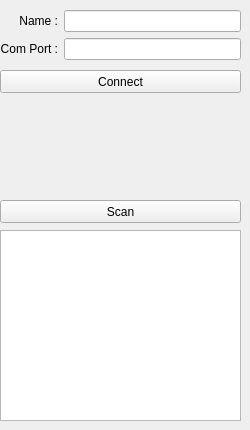
    <widget class="QWidget" name="tab_LocalCamera">
     <attribute name="title">
      <string>Local Camera</string>
     </attribute>
     <widget class="QWidget" name="gridLayoutWidget">
      <property name="geometry">
       <rect>
        <x>0</x>
        <y>10</y>
        <width>241</width>
        <height>51</height>
       </rect>
      </property>
      <layout class="QGridLayout" name="gridLayout">
       <item row="0" column="0">
        <widget class="QLabel" name="label">
         <property name="text">
          <string>Name :</string>
         </property>
         <property name="alignment">
          <set>Qt::AlignRight|Qt::AlignTrailing|Qt::AlignVCenter</set>
         </property>
        </widget>
       </item>
       <item row="1" column="0">
        <widget class="QLabel" name="label_2">
         <property name="text">
          <string>Com Port :</string>
         </property>
         <property name="alignment">
          <set>Qt::AlignRight|Qt::AlignTrailing|Qt::AlignVCenter</set>
         </property>
        </widget>
       </item>
       <item row="0" column="1">
        <widget class="QLineEdit" name="lineEdit_LocalCameraName"/>
       </item>
       <item row="1" column="1">
        <widget class="QLineEdit" name="lineEdit_LocalCameraPort"/>
       </item>
      </layout>
     </widget>
     <widget class="QPushButton" name="pushButton_LocalCameraConnect">
      <property name="geometry">
       <rect>
        <x>0</x>
        <y>70</y>
        <width>241</width>
        <height>23</height>
       </rect>
      </property>
      <property name="text">
       <string>Connect</string>
      </property>
     </widget>
     <widget class="QPushButton" name="pushButton_LocalCameraScan">
      <property name="geometry">
       <rect>
        <x>0</x>
        <y>200</y>
        <width>241</width>
        <height>23</height>
       </rect>
      </property>
      <property name="text">
       <string>Scan</string>
      </property>
     </widget>
     <widget class="QListWidget" name="listWidget_LocalCameraList">
      <property name="geometry">
       <rect>
        <x>0</x>
        <y>230</y>
        <width>241</width>
        <height>191</height>
       </rect>
      </property>
     </widget>
    </widget>
